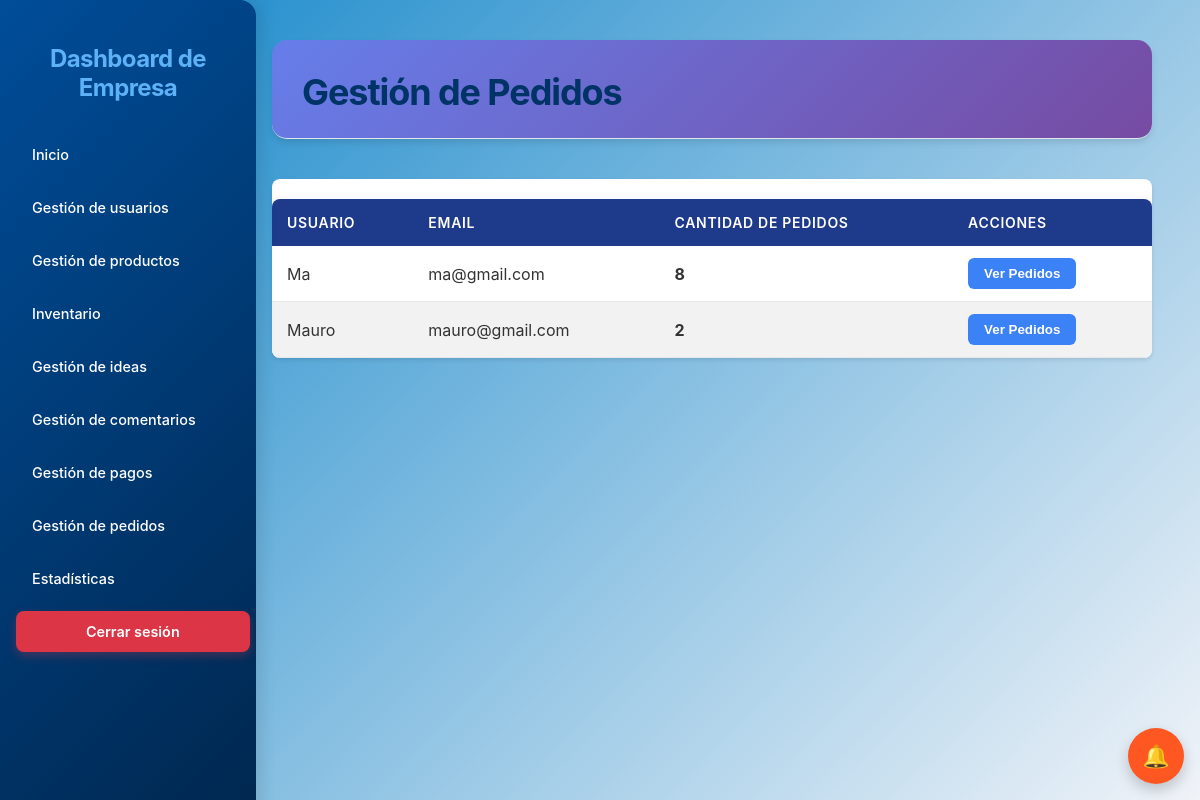
/gestion-pedidos/ (signed in), run on the app's committed database.
### core/models.py (models this page shows, shortened)
class UserClientes(models.Model):
    usernameCliente = models.CharField(max_length=100, unique=True)
    passwordCliente = models.CharField(max_length=100)
    email = models.CharField(max_length=100)
    is_active = models.BooleanField(default=True)
    last_modified = models.DateTimeField(auto_now=True)
    status_changed_at = models.DateTimeField(null=True, blank=True)
    foto_perfil = models.ImageField(upload_to='uploads/perfiles/', blank=True, null=True)
    nombre_completo = models.CharField(max_length=200, blank=True, null=True)
    telefono = models.CharField(max_length=20, blank=True, null=True)
    direccion = models.CharField(max_length=300, blank=True, null=True)
    ciudad = models.CharField(max_length=100, blank=True, null=True)
    departamento = models.CharField(max_length=100, blank=True, null=True)
    codigo_postal = models.CharField(max_length=10, blank=True, null=True)

### Empresas/views.py (the view)
# urls.py: path('gestion-pedidos/', views.gestion_pedidos_view, name='gestion_pedidos'),
def gestion_pedidos_view(request):
    if 'usernameEmpresa' not in request.session:
        messages.error(request, 'Debes iniciar sesión como empresa')
        return redirect('loginEmpresa')
    from django.db.models import Count
    clientes_con_pedidos = UserClientes.objects.filter(
        pedidos__isnull=False
    ).annotate(
        cantidad_pedidos=Count('pedidos')
    ).order_by('-cantidad_pedidos')
    context = {
        'clientes_con_pedidos': clientes_con_pedidos,
    }
    return render(request, 'Empresas/gestion_pedidos.html', context)

### core/context_processors.py (called while the page is built, shortened)
def idea_notifications(request):
    username_cliente = request.session.get('usernameCliente')
    username_empresa = request.session.get('usernameEmpresa')
    has_notif = False
    try:
        if username_cliente:
            has_notif = MensajeIdea.objects.filter(
                idea__autor=username_cliente,
                remitente_tipo='empresa',
                leido=False
            ).exists()
    except Exception as e:
        print(f"Error en idea_notifications: {str(e)}")
        has_notif = False
    return {
        'has_idea_notifications': has_notif
    }

### Empresas/templates/Empresas/gestion_pedidos.html (shortened to what this page needs)
<!DOCTYPE html>
<html lang="es">
<head>
    {% load static %}
    <link rel="stylesheet" href="{% static 'Empresas/css/styles3.css' %}">
    <link rel="stylesheet" href="{% static 'Empresas/css/pedidos.css' %}">
</head>
<body>
    <div class="dashboard-container">
        <aside>
            <h2>Dashboard de Empresa</h2>
            <nav>
                <ul>
                    <li><a href="{% url 'dashboardEmpresa' %}">Inicio</a></li>
                    <li><a href="{% url 'usuarios' %}">Gestión de usuarios</a></li>
                    <li><a href="{% url 'GestiProductos' %}">Gestión de productos</a></li>
                    <li><a href="{% url 'inventario' %}">Inventario</a></li>
                    <li><a href="{% url 'empresa_ideas' %}">Gestión de ideas</a></li>
                    <li><a href="{% url 'empresa_comentarios' %}">Gestión de comentarios</a></li>
                    <li><a href="{% url 'gestion_pagos' %}">Gestión de pagos</a></li>
                    <li><a href="{% url 'gestion_pedidos' %}">Gestión de pedidos</a></li>
                    <li><a href="{% url 'estadisticas' %}">Estadísticas</a></li>
                </ul>
            </nav>
            <a href="{% url 'logout' %}" class="logout-button">Cerrar sesión</a>
        </aside>
        <main>
            <header>
                <h1>Gestión de Pedidos</h1>
            </header>
            {% if clientes_con_pedidos %}
                <div class="tabla-clientes">
                    <table>
                        <thead>
                            <tr>
                                <th>Usuario</th>
                                <th>Email</th>
                                <th>Cantidad de Pedidos</th>
                                <th>Acciones</th>
                            </tr>
                        </thead>
                        <tbody>
                            {% for cliente in clientes_con_pedidos %}
                            <tr>
                                <td>{{ cliente.usernameCliente }}</td>
                                <td>{{ cliente.email }}</td>
                                <td><strong>{{ cliente.cantidad_pedidos }}</strong></td>
                                <td>
                                    <button class="btn-ver-pedidos" onclick="verPedidosCliente({{ cliente.id }}, '{{ cliente.usernameCliente }}')">
                                        Ver Pedidos
                                    </button>
                                </td>
                            </tr>
                            {% endfor %}
                        </tbody>
                    </table>
                </div>
            {% else %}
                <div class="no-datos">
                    No hay pedidos registrados aún.
                </div>
            {% endif %}
        </main>
    </div>
{% load static %}
<link rel="stylesheet" href="{% static 'core/css/floating.css' %}">
<link rel="stylesheet" href="{% static 'core/css/notificaciones.css' %}">
<a id="floating-notif-btn-empresa" class="floating-btn floating-notif" style="display: flex;" title="Notificaciones" onclick="event.preventDefault(); abrirNotificaciones();">
    <span class="fb-icon">🔔</span>
</a>
{% include 'core/modal_notificaciones.html' %}
</body>
</html>

### Empresas/static/Empresas/css/styles3.css (style rules this page uses)
body { font-family: 'Inter', sans-serif; background: linear-gradient(135deg, #1085c9 0%, #f0f3f8 100%); margin: 0; padding: 0; }
.dashboard-container { min-height: 100vh; display: flex; }
aside { background: linear-gradient(135deg, #004d99, #00264d); color: #ffffff; padding: 1.5rem 1rem; border-top-right-radius: 1rem; border-bottom-right-radius: 1rem; box-shadow: 6px 0 15px rgba(0, 0, 0, 0.1); display: flex; flex-direction: column; width: 14rem; min-width: 14rem; max-width: 14rem; height: 100vh; position: fixed; left: 0; top: 0; overflow-y: auto; flex-shrink: 0; }
aside nav { flex-grow: 0; }
aside nav ul { list-style: none; padding: 0; margin: 0; }
aside h2 { font-size: 1.5rem; font-weight: 700; margin-bottom: 2rem; color: #5db1f7; letter-spacing: -0.025em; text-align: center; }
aside nav ul li { margin-bottom: 0.75rem; }
aside nav ul li a { display: flex; align-items: center; padding: 0.75rem 1rem; border-radius: 0.5rem; transition: background-color 0.3s ease, color 0.3s ease, transform 0.2s ease; color: #ffffff; text-decoration: none; font-weight: 500; font-size: 0.9rem; }
.logout-button { display: block; width: 90%; margin: 0 auto; text-align: center; padding: 0.75rem 1rem; background-color: #dc3545; color: white; font-weight: 600; font-size: 0.9rem; border-radius: 0.5rem; transition: background-color 0.3s ease, transform 0.2s ease; box-shadow: 0 4px 10px rgba(220, 53, 69, 0.3); text-decoration: none; }
main { flex-grow: 1; padding: 2.5rem 3rem; overflow-y: auto; margin-left: 14rem; min-height: 100vh; width: calc(100% - 14rem); box-sizing: border-box; }
main header { margin-bottom: 2.5rem; display: flex; justify-content: space-between; align-items: center; padding-bottom: 1.5rem; border-bottom: 1px solid #e0e6ec; max-width: 1400px; }
main h1 { font-size: 2.25rem; font-weight: 700; color: #003366; letter-spacing: -0.03em; }
table { width: 100%; border-collapse: collapse; margin-top: 20px; box-shadow: 0 2px 8px rgba(0, 38, 255, 0.1); background-color: #fff; border-radius: 8px; overflow: hidden; }
thead { background: linear-gradient(135deg, #004d99, #00264d); color: #fff; }
th { padding: 1rem; text-align: left; font-weight: 600; text-transform: uppercase; font-size: 0.875rem; letter-spacing: 0.05em; }
tbody tr { border-bottom: 1px solid #e0e6ec; }
tbody tr:nth-child(even) { background-color: #f2f2f2; }
td { padding: 1rem; color: #333; }
td:last-child { white-space: nowrap; }

### Empresas/static/Empresas/css/pedidos.css (style rules this page uses)
.tabla-clientes { width: 100%; background: white; border-radius: 8px; overflow: hidden; box-shadow: 0 2px 4px rgba(0,0,0,0.1); margin-top: 20px; }
.tabla-clientes table { width: 100%; border-collapse: collapse; }
.tabla-clientes thead { background: #1e3a8a; color: white; }
.tabla-clientes th { padding: 15px; text-align: left; font-weight: 600; }
.tabla-clientes td { padding: 12px 15px; border-bottom: 1px solid #e5e7eb; }
.btn-ver-pedidos { padding: 8px 16px; background: #3b82f6; color: white; border: none; border-radius: 6px; cursor: pointer; font-weight: 600; transition: all 0.3s; }
header { background: linear-gradient(135deg, #667eea 0%, #764ba2 100%); color: white; padding: 30px; border-radius: 15px; margin-bottom: 30px; text-align: center; box-shadow: 0 4px 6px rgba(0,0,0,0.1); }
header h1 { margin: 0; display: flex; align-items: center; justify-content: center; gap: 15px; }

### static/core/css/floating.css (style rules this page uses)
.floating-btn { pointer-events: auto; display: flex; align-items: center; justify-content: center; position: relative; width: 56px; height: 56px; border-radius: 50%; background: #007bff; color: white; text-decoration: none; box-shadow: 0 6px 14px rgba(0,0,0,0.2); transition: transform .15s ease, opacity .15s ease; }
.floating-btn .fb-icon { font-size: 22px; }
.floating-notif { position: fixed; bottom: 16px; right: 16px; background: #ff5722; }

### data on the page
UserClientes: usernameCliente "Ma", email "ma@gmail.com", cantidad_pedidos "8"
UserClientes: usernameCliente "Mauro", email "mauro@gmail.com", cantidad_pedidos "2"
